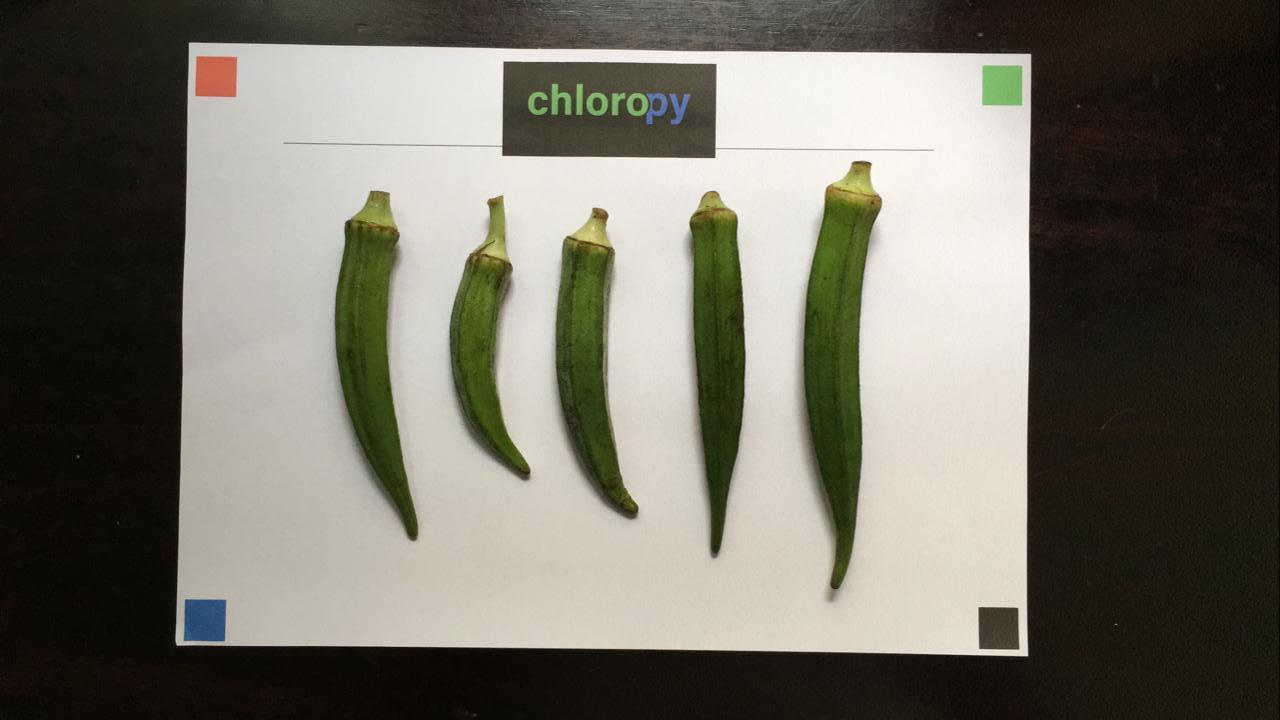
#> input picture shivv/images/raw/1.jpeg, 1280 x 720 px
$ python fruit_color.py
#> lines starting #> are read from the running program, lines starting #| are printed output that depends on the picture; after the words box and inside, x2 and y2 are one past the last pixel; in counts of white or black regions, pixels touching at a corner belong together
### shivv/detect_paper.py
# import the necessary packages
import os
import cv2
import imutils
import numpy as np
from skimage.filters import threshold_local

def order_points(pts):
	# initialzie a list of coordinates that will be ordered
	# such that the first entry in the list is the top-left,
	# the second entry is the top-right, the third is the
	# bottom-right, and the fourth is the bottom-left
	rect = np.zeros((4, 2), dtype = "float32")
	# the top-left point will have the smallest sum, whereas
	# the bottom-right point will have the largest sum
	s = pts.sum(axis = 1)
	rect[0] = pts[np.argmin(s)]
	rect[2] = pts[np.argmax(s)]
	# now, compute the difference between the points, the
	# top-right point will have the smallest difference,
	# whereas the bottom-left will have the largest difference
	diff = np.diff(pts, axis = 1)
	rect[1] = pts[np.argmin(diff)]
	rect[3] = pts[np.argmax(diff)]
	# return the ordered coordinates
	return rect

def four_point_transform(image, pts):
	# obtain a consistent order of the points and unpack them
	# individually
	rect = order_points(pts)
	(tl, tr, br, bl) = rect
	# compute the width of the new image, which will be the
	# maximum distance between bottom-right and bottom-left
	# x-coordiates or the top-right and top-left x-coordinates
	widthA = np.sqrt(((br[0] - bl[0]) ** 2) + ((br[1] - bl[1]) ** 2))
	widthB = np.sqrt(((tr[0] - tl[0]) ** 2) + ((tr[1] - tl[1]) ** 2))
	maxWidth = max(int(widthA), int(widthB))
	# compute the height of the new image, which will be the
	# maximum distance between the top-right and bottom-right
	# y-coordinates or the top-left and bottom-left y-coordinates
	heightA = np.sqrt(((tr[0] - br[0]) ** 2) + ((tr[1] - br[1]) ** 2))
	heightB = np.sqrt(((tl[0] - bl[0]) ** 2) + ((tl[1] - bl[1]) ** 2))
	maxHeight = max(int(heightA), int(heightB))
	# now that we have the dimensions of the new image, construct
	# the set of destination points to obtain a "birds eye view",
	# (i.e. top-down view) of the image, again specifying points
	# in the top-left, top-right, bottom-right, and bottom-left
	# order
	dst = np.array([
		[0, 0],
		[maxWidth - 1, 0],
		[maxWidth - 1, maxHeight - 1],
		[0, maxHeight - 1]], dtype = "float32")
	# compute the perspective transform matrix and then apply it
	M = cv2.getPerspectiveTransform(rect, dst)
	warped = cv2.warpPerspective(image, M, (maxWidth, maxHeight))
	# return the warped image
	return warped

def transform_sheet(image):
    # load the image and compute the ratio of the old height
    # to the new height, clone it, and resize it
    ratio = image.shape[0] / 500.0
    orig = image.copy()
    image = imutils.resize(image, height = 500)
    # convert the image to grayscale, blur it, and find edges
    # in the image
    gray = cv2.cvtColor(image, cv2.COLOR_BGR2GRAY)
    gray = cv2.GaussianBlur(gray, (5, 5), 0)
    edged = cv2.Canny(gray, 75, 200)
    cnts = cv2.findContours(edged.copy(), cv2.RETR_LIST, cv2.CHAIN_APPROX_SIMPLE)
    cnts = imutils.grab_contours(cnts)
    cnts = sorted(cnts, key = cv2.contourArea, reverse = True)[:5]
        # loop over the contours
    for c in cnts:
    	# approximate the contour
    	peri = cv2.arcLength(c, True)
    	approx = cv2.approxPolyDP(c, 0.02 * peri, True)
    	# if our approximated contour has four points, then we
    	# can assume that we have found our screen
    	if len(approx) == 4:
    		screenCnt = approx
    		break
    warped = four_point_transform(orig, screenCnt.reshape(4, 2) * ratio)
    return warped


# [10 lines that do not run on import are left out]

### shivv/fruit_color.py
import cv2
import csv
import numpy as np
import os
import json
import numpy as np
from sklearn.cluster import KMeans
from collections import Counter
from detect_paper import transform_sheet

# [53 lines left out: functions load_chart, color_tag, check_white, get_color, not called in this run]


def generate_mask(img):
    img_hsv = cv2.cvtColor(img, cv2.COLOR_BGR2HSV)
    h,s,v = cv2.split(img_hsv)
    blur = cv2.GaussianBlur(h,(5,5),0)
    th_val,h_thresh = cv2.threshold(blur,0,np.max(h),cv2.THRESH_BINARY+cv2.THRESH_OTSU)
    #For viewing the thresholding
    h_dash = np.where(h_thresh == 0, 0, h)
    s_dash = np.where(h_dash == 0, 255, s)
    v_dash = np.where(h_dash == 0, 0, v)
    img_thresh = cv2.merge([h_dash, s_dash, v_dash])
    img_thresh = cv2.cvtColor(img_thresh, cv2.COLOR_HSV2BGR)
    return img_thresh

if __name__=='__main__':
    IMG_PATH = os.path.join(os.getcwd(), "images", "raw", "1.jpeg") # Input image path
    CHART_PATH = os.path.join(os.getcwd(), "images")# Json Path
    img = cv2.imread(IMG_PATH) #Not CV2 from SKImage
#> img is the input picture: shape (720, 1280, 3); mean B, G, R 101.7, 112.4, 115.2
    img = transform_sheet(img)
#> in transform_sheet, `edged = cv2.Canny(gray, 75, 200)`:
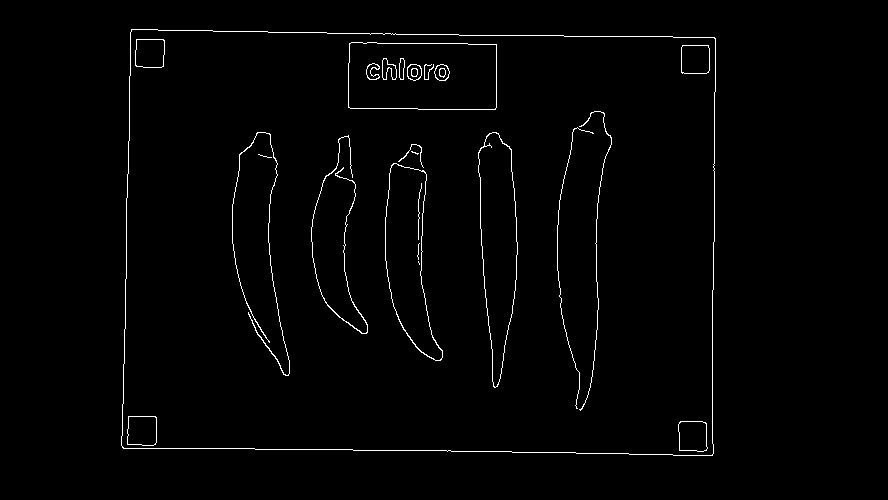
#> edged: shape (500, 888); 1.4% white in thin lines or dots, all inside (x1, y1, x2, y2) = (121, 29, 716, 456)
#> in transform_sheet, `cnts = cv2.findContours(edged.copy(), cv2.RETR_LIST, cv2.CHAIN_APPROX_..`: cnts = 41 contours, 8 with area under 20; largest, box (x1, y1, x2, y2) and area: (121, 29, 716, 456) 244896, (121, 29, 716, 456) 244892, (348, 42, 497, 110) 9670, (348, 42, 497, 110) 9668, (478, 132, 518, 388) 6668
#> in transform_sheet, `cnts = sorted(cnts, key = cv2.contourArea, reverse = True)[:5]`: cnts = 5 contours; box (x1, y1, x2, y2) and area: (121, 29, 716, 456) 244896, (121, 29, 716, 456) 244892, (348, 42, 497, 110) 9670, (348, 42, 497, 110) 9668, (478, 132, 518, 388) 6668
#> the loop in transform_sheet, `for c in cnts:` made 1 pass
#> (peri, screenCnt) on pass 1: (2029.3, [[131, 29], [123, 448], [712, 455], [714, 37]])
#> in order_points, `s = pts.sum(axis = 1)`: s = [230.4, 822.2, 1680.5, 1081.4]
#> in order_points, `diff = np.diff(pts, axis = 1)`: diff = [-146.9, 468, -370.1, -974.9]
#> in four_point_transform, `rect = order_points(pts)`: rect = [[188.6, 41.76], [1028.2, 53.28], [1025.3, 655.2], [177.1, 645.1]]
#> in four_point_transform, `(tl, tr, br, bl) = rect`: tl = [188.6, 41.76]; tr = [1028.2, 53.28]; br = [1025.3, 655.2]; bl = [177.1, 645.1]
#> in four_point_transform, `widthA = np.sqrt(((br[0] - bl[0]) ** 2) + ((br[1] - bl[1]) ** 2))`: widthA = 848.2
#> in four_point_transform, `widthB = np.sqrt(((tr[0] - tl[0]) ** 2) + ((tr[1] - tl[1]) ** 2))`: widthB = 839.6
#> in four_point_transform, `maxWidth = max(int(widthA), int(widthB))`: maxWidth = 848
#> in four_point_transform, `heightA = np.sqrt(((tr[0] - br[0]) ** 2) + ((tr[1] - br[1]) ** 2))`: heightA = 601.9
#> in four_point_transform, `heightB = np.sqrt(((tl[0] - bl[0]) ** 2) + ((tl[1] - bl[1]) ** 2))`: heightB = 603.5
#> in four_point_transform, `maxHeight = max(int(heightA), int(heightB))`: maxHeight = 603
#> in four_point_transform, `dst = np.array([ [0, 0], [maxWidth - 1, 0], [maxWidth - 1, maxHeight -..`: dst = [[0, 0], [847, 0], [847, 602], [0, 602]]
#> in four_point_transform, `M = cv2.getPerspectiveTransform(rect, dst)`: M = [[1.01, 0.0192, -190.6], [-0.0138, 1.01, -39.48], [-3.28e-06, 1.7e-05, 1]]
#> in four_point_transform, `warped = cv2.warpPerspective(image, M, (maxWidth, maxHeight))`:
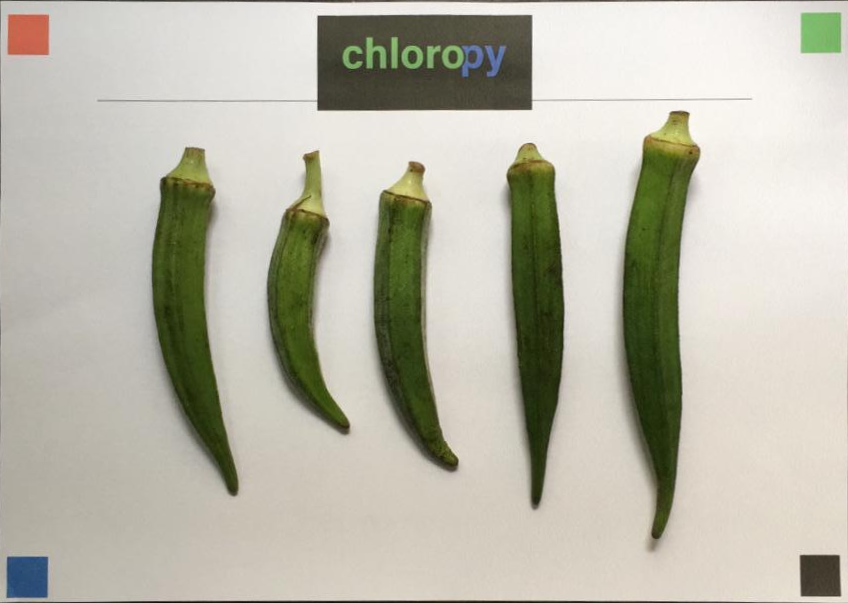
#> warped: shape (603, 848, 3); mean B, G, R 170.3, 184.5, 186.5
    img = generate_mask(img)
#> in generate_mask, `img_hsv = cv2.cvtColor(img, cv2.COLOR_BGR2HSV)`: img_hsv: shape (603, 848, 3); mean H, S, V 23.8, 38.8, 188.8
#> in generate_mask, `h,s,v = cv2.split(img_hsv)`:
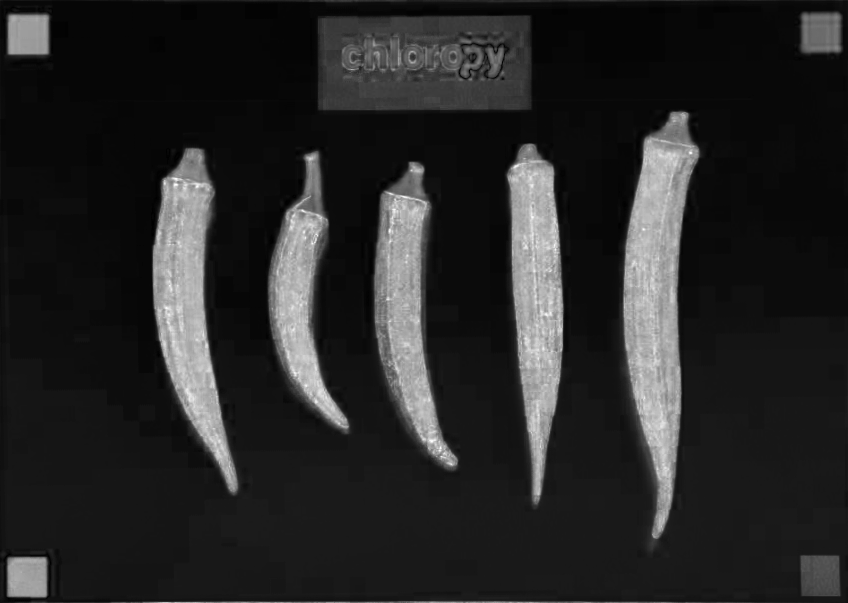
#> s: shape (603, 848); min 0, max 255, mean 38.8
#> in generate_mask, `h,s,v = cv2.split(img_hsv)`:
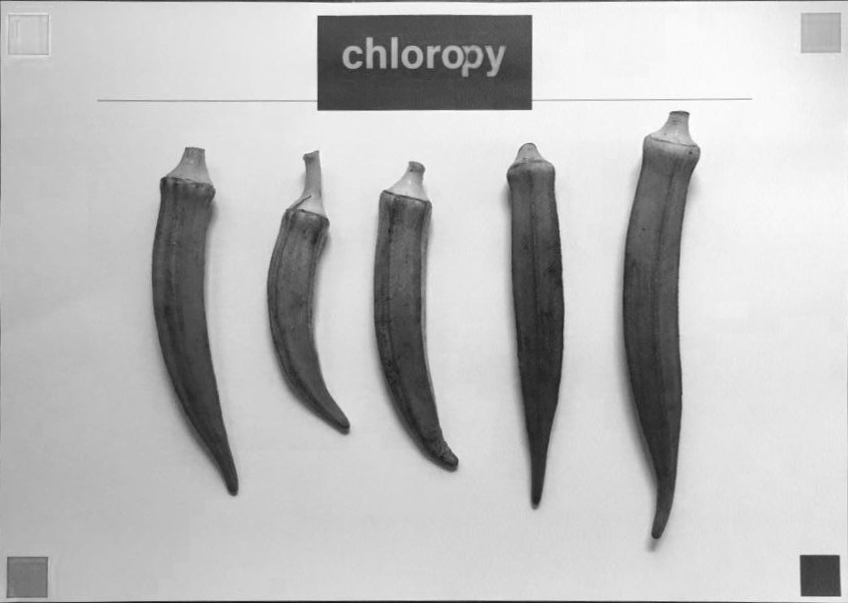
#> v: shape (603, 848); min 16, max 255, mean 188.8
#> in generate_mask, `th_val,h_thresh = cv2.threshold(blur,0,np.max(h),cv2.THRESH_BINARY+cv2..`:
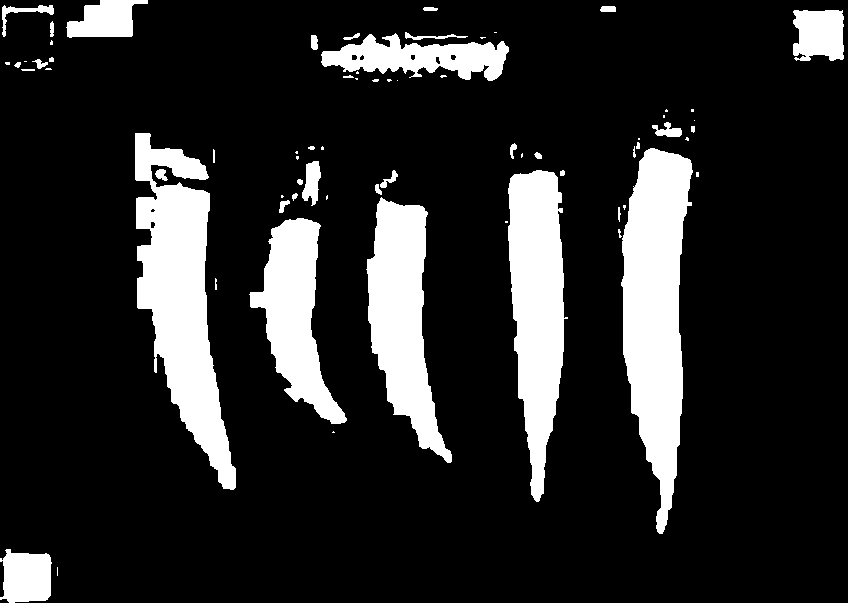
#> h_thresh: shape (603, 848); values 0 (black) and 179 (white), 16.2% white; 69 white regions (30 under 20 px), largest, box (x1, y1, x2, y2) and area: (621, 148, 693, 534) 17398, (135, 133, 236, 490) 17367, (508, 170, 568, 502) 13168
#> in generate_mask, `th_val,h_thresh = cv2.threshold(blur,0,np.max(h),cv2.THRESH_BINARY+cv2..`: th_val = 30
#> in generate_mask, `s_dash = np.where(h_dash == 0, 255, s)`:
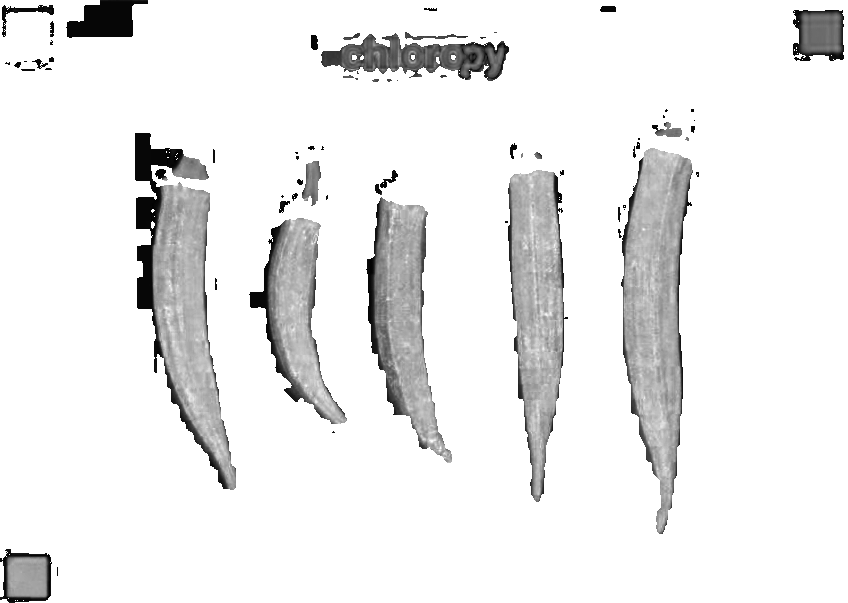
#> s_dash: shape (603, 848); min 1, max 255, mean 235.7
#> in generate_mask, `img_thresh = cv2.merge([h_dash, s_dash, v_dash])`: img_thresh: shape (603, 848, 3); mean H, S, V 6.7, 235.7, 15.3
#> in generate_mask, `img_thresh = cv2.cvtColor(img_thresh, cv2.COLOR_HSV2BGR)`:
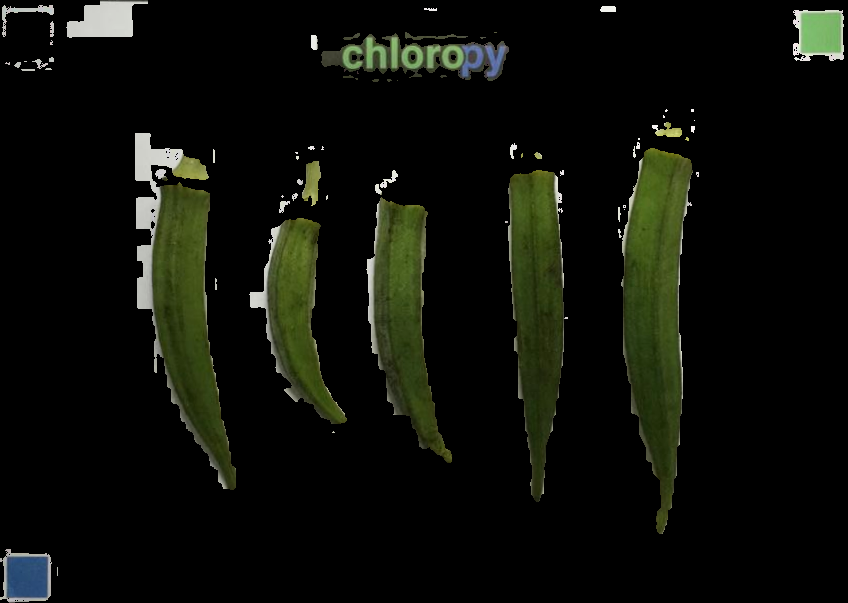
#> img_thresh: shape (603, 848, 3); mean B, G, R 8.9, 15.1, 13
    while(1):
        cv2.imshow("img", img)
        k = cv2.waitKey(33)
#> (key Esc is pressed here)
        if k==27:    # Esc key to stop
            break
        elif k==-1:
            continue
